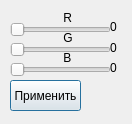
<?xml version="1.0" encoding="UTF-8"?>
<ui version="4.0">
 <class>TwoWindow</class>
 <widget class="QDialog" name="TwoWindow">
  <property name="geometry">
   <rect>
    <x>0</x>
    <y>0</y>
    <width>132</width>
    <height>124</height>
   </rect>
  </property>
  <property name="windowTitle">
   <string>Palette</string>
  </property>
  <widget class="QSlider" name="horizontalSlider_5">
   <property name="geometry">
    <rect>
     <x>10</x>
     <y>40</y>
     <width>101</width>
     <height>20</height>
    </rect>
   </property>
   <property name="maximum">
    <number>255</number>
   </property>
   <property name="orientation">
    <enum>Qt::Horizontal</enum>
   </property>
  </widget>
  <widget class="QLabel" name="label_5">
   <property name="geometry">
    <rect>
     <x>60</x>
     <y>30</y>
     <width>16</width>
     <height>16</height>
    </rect>
   </property>
   <property name="text">
    <string> G</string>
   </property>
  </widget>
  <widget class="QLabel" name="label_7">
   <property name="geometry">
    <rect>
     <x>60</x>
     <y>10</y>
     <width>16</width>
     <height>16</height>
    </rect>
   </property>
   <property name="text">
    <string> R</string>
   </property>
  </widget>
  <widget class="QSlider" name="horizontalSlider_6">
   <property name="geometry">
    <rect>
     <x>10</x>
     <y>20</y>
     <width>101</width>
     <height>20</height>
    </rect>
   </property>
   <property name="maximum">
    <number>255</number>
   </property>
   <property name="orientation">
    <enum>Qt::Horizontal</enum>
   </property>
  </widget>
  <widget class="QLabel" name="label_8">
   <property name="geometry">
    <rect>
     <x>60</x>
     <y>50</y>
     <width>16</width>
     <height>16</height>
    </rect>
   </property>
   <property name="text">
    <string> B</string>
   </property>
  </widget>
  <widget class="QSlider" name="horizontalSlider_7">
   <property name="geometry">
    <rect>
     <x>10</x>
     <y>60</y>
     <width>101</width>
     <height>20</height>
    </rect>
   </property>
   <property name="maximum">
    <number>255</number>
   </property>
   <property name="orientation">
    <enum>Qt::Horizontal</enum>
   </property>
  </widget>
  <widget class="QPushButton" name="pushButton_10">
   <property name="geometry">
    <rect>
     <x>10</x>
     <y>80</y>
     <width>71</width>
     <height>31</height>
    </rect>
   </property>
   <property name="text">
    <string>Применить</string>
   </property>
  </widget>
  <widget class="QLabel" name="label_6">
   <property name="geometry">
    <rect>
     <x>110</x>
     <y>19</y>
     <width>21</width>
     <height>16</height>
    </rect>
   </property>
   <property name="text">
    <string>0</string>
   </property>
  </widget>
  <widget class="QLabel" name="label_9">
   <property name="geometry">
    <rect>
     <x>110</x>
     <y>40</y>
     <width>21</width>
     <height>16</height>
    </rect>
   </property>
   <property name="text">
    <string>0</string>
   </property>
  </widget>
  <widget class="QLabel" name="label_10">
   <property name="geometry">
    <rect>
     <x>110</x>
     <y>60</y>
     <width>21</width>
     <height>16</height>
    </rect>
   </property>
   <property name="text">
    <string>0</string>
   </property>
  </widget>
  <widget class="QLabel" name="CUBE">
   <property name="geometry">
    <rect>
     <x>90</x>
     <y>80</y>
     <width>30</width>
     <height>30</height>
    </rect>
   </property>
   <property name="text">
    <string/>
   </property>
  </widget>
 </widget>
 <resources/>
 <connections>
  <connection>
   <sender>horizontalSlider_6</sender>
   <signal>valueChanged(int)</signal>
   <receiver>label_6</receiver>
   <slot>setNum(int)</slot>
   <hints>
    <hint type="sourcelabel">
     <x>57</x>
     <y>31</y>
    </hint>
    <hint type="destinationlabel">
     <x>129</x>
     <y>18</y>
    </hint>
   </hints>
  </connection>
  <connection>
   <sender>horizontalSlider_5</sender>
   <signal>valueChanged(int)</signal>
   <receiver>label_9</receiver>
   <slot>setNum(int)</slot>
   <hints>
    <hint type="sourcelabel">
     <x>37</x>
     <y>46</y>
    </hint>
    <hint type="destinationlabel">
     <x>121</x>
     <y>47</y>
    </hint>
   </hints>
  </connection>
  <connection>
   <sender>horizontalSlider_7</sender>
   <signal>valueChanged(int)</signal>
   <receiver>label_10</receiver>
   <slot>setNum(int)</slot>
   <hints>
    <hint type="sourcelabel">
     <x>28</x>
     <y>64</y>
    </hint>
    <hint type="destinationlabel">
     <x>122</x>
     <y>63</y>
    </hint>
   </hints>
  </connection>
 </connections>
</ui>
